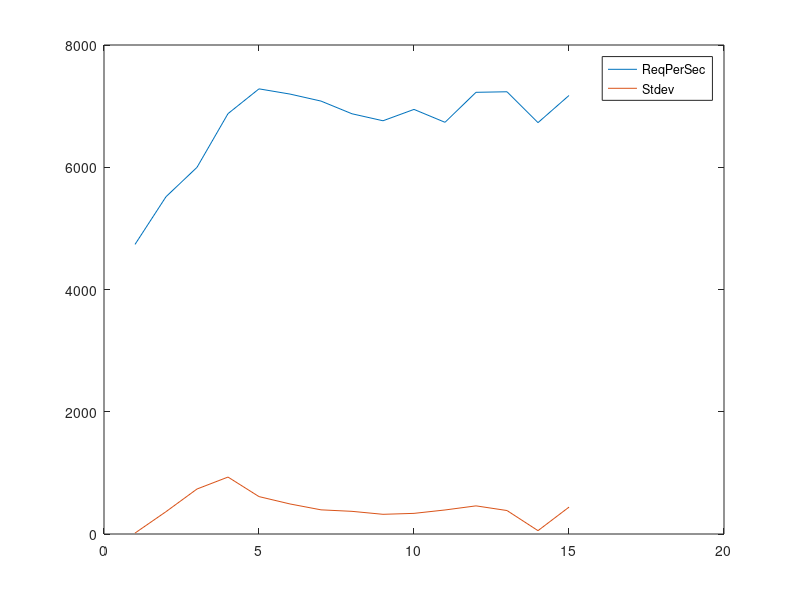

Reproduce this figure in MATLAB.
clc
clear
Array=csvread('result.csv');
VCPU = Array(:,1);
ReqPerSec = Array(:,2);
Stdev = Array(:,3);

figure
plot(VCPU,ReqPerSec,VCPU, Stdev)
legend('ReqPerSec','Stdev')
saveas(gcf,'ab_perf.jpg')

